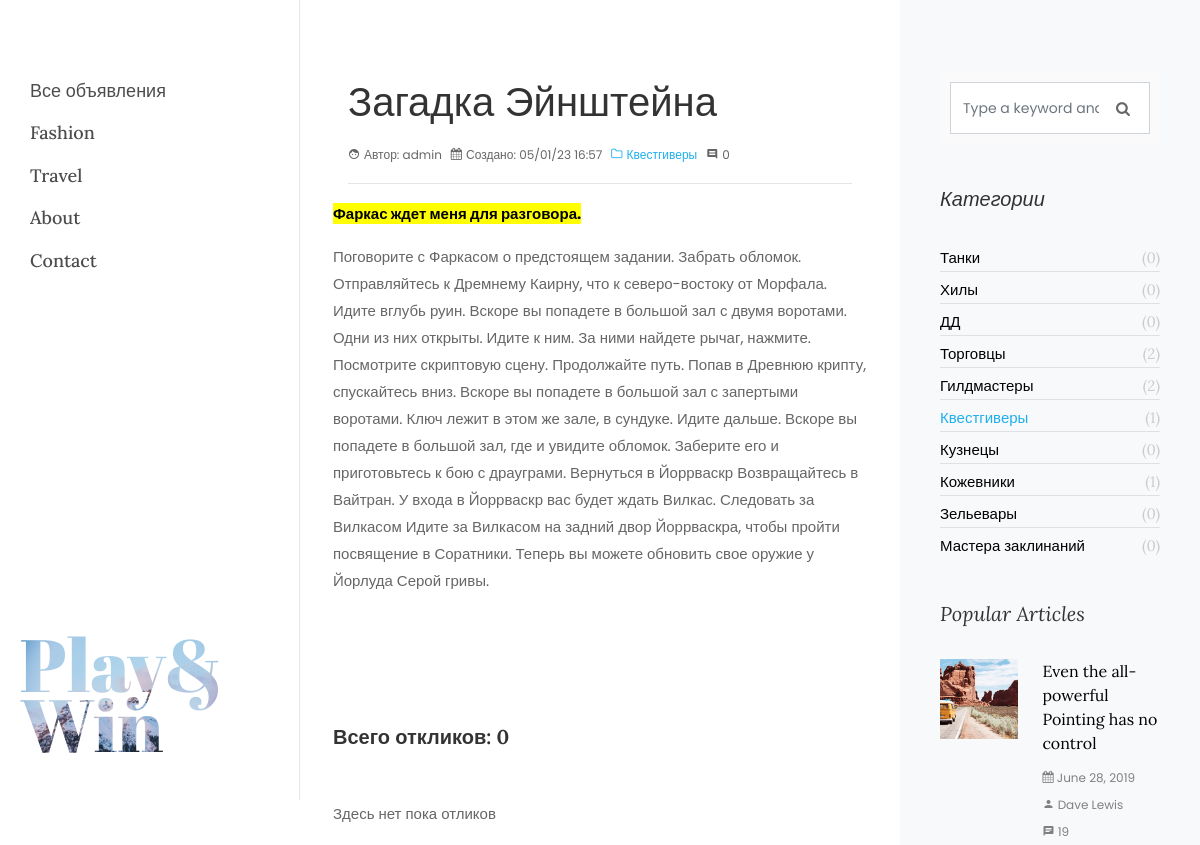
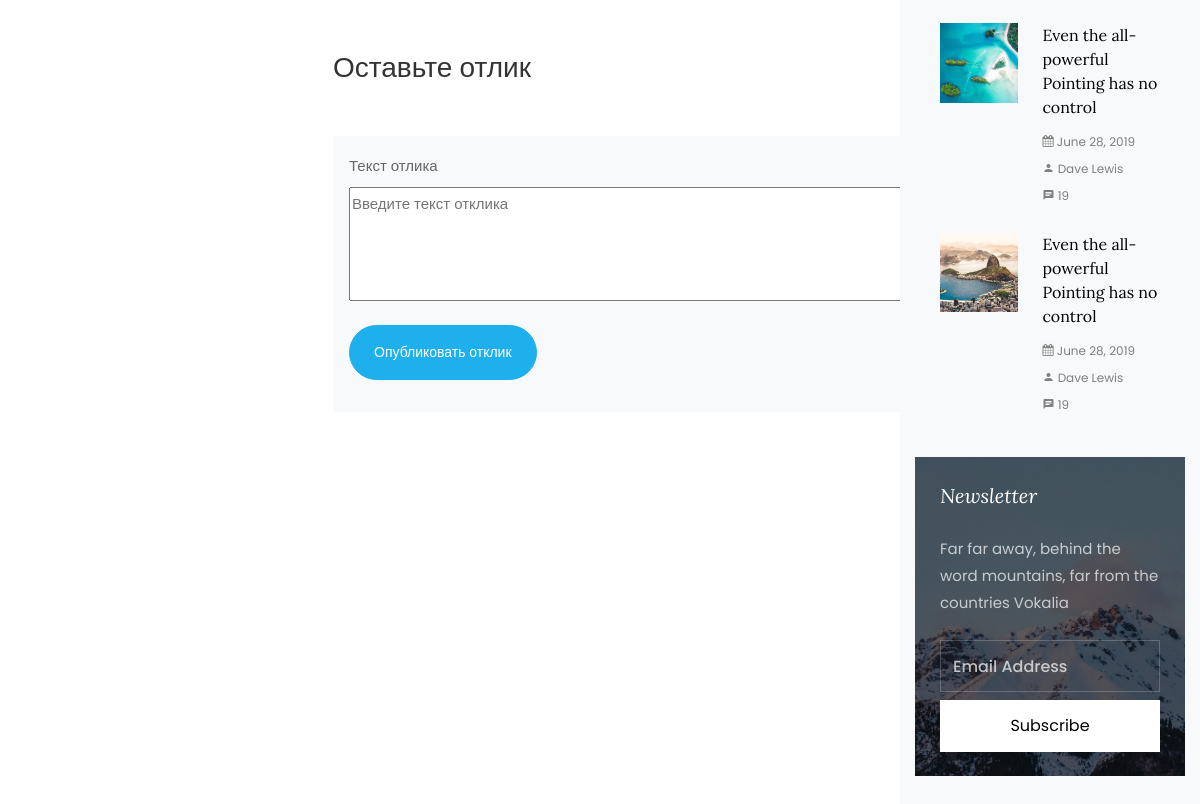
Before: /billboard/announcements/6 with the older database file (2 pictures, top to bottom).
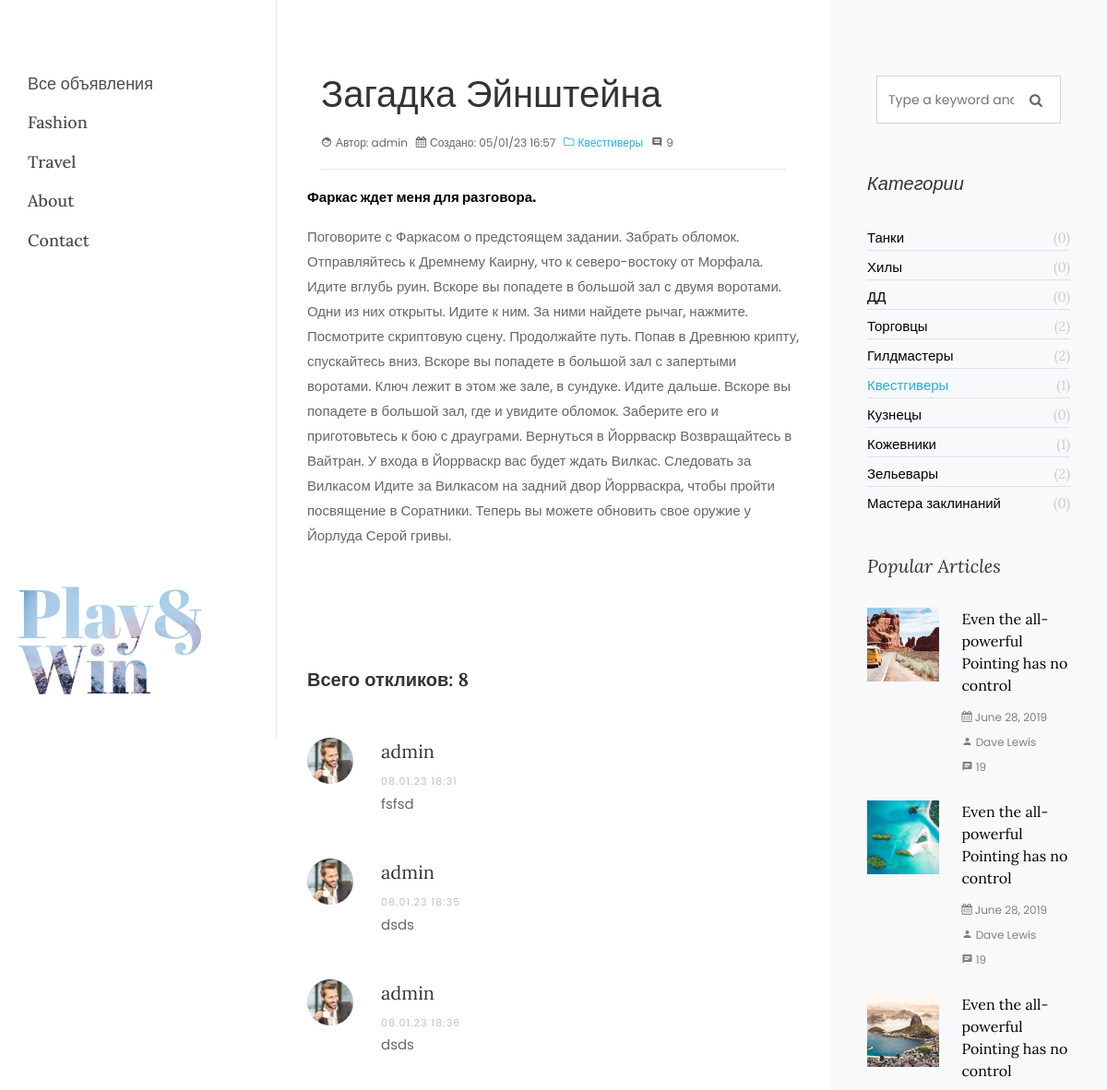
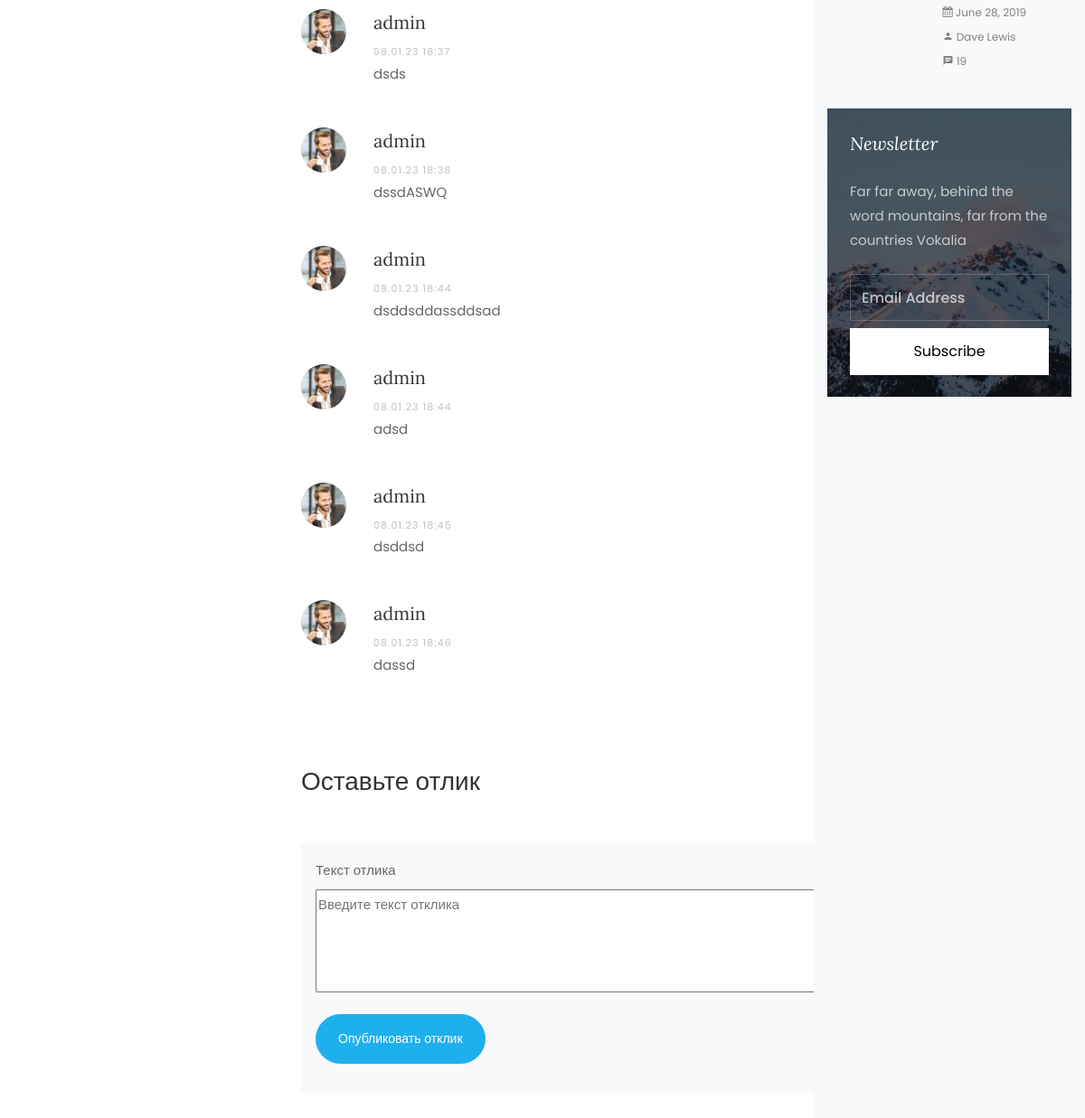
After: the same page with the newer database file (2 pictures, top to bottom).
### billboard/models.py (models this page shows, shortened)
class Announcement(models.Model):
    title = models.CharField(max_length=254,
                             unique=True,
                             db_index=True,
                             verbose_name='Заголовок')
    content = RichTextUploadingField(validators=[MinLengthValidator(4)],
                                     verbose_name='Содержание')
    is_published = models.BooleanField(default=True,
                                       verbose_name='Публикация')
    time_create = models.DateTimeField(auto_now_add=True,
                                       verbose_name='Дата создания')
    time_update = models.DateTimeField(auto_now=True,
                                       verbose_name='Дата редактирования')
    category = models.ForeignKey(to='Category',
                                 on_delete=models.CASCADE,
                                 related_name='cat_announcements',
                                 verbose_name='Категория')
    author_ann = models.ForeignKey(to=User,
                                   on_delete=models.SET('Lost(deleted) Stranger'),
                                   related_name='auth_announcements',
                                   verbose_name='Автор объявлений')
    num_replies = models.IntegerField(default=0, verbose_name='Количество откликов')
    class Meta:
        verbose_name = 'Объявления'
        verbose_name_plural = 'Объявления'

class Category(models.Model):
    catname = models.CharField(max_length=64,
                               unique=True,
                               verbose_name='Категория')
    slug = models.SlugField(max_length=64,
                            unique=True,
                            db_index=True,
                            verbose_name='URL',
                            null=True)
    def __str__(self):
        return f'{self.catname}'
    class Meta:
        verbose_name = 'Категория'
        verbose_name_plural = 'Категории'

class Reply(models.Model):
    announcement = models.ForeignKey(to=Announcement,
                                     related_name='replies',
                                     on_delete=models.CASCADE)
    content = models.TextField(validators=[MinLengthValidator(4)],
                               verbose_name='Содержание')
    time_create = models.DateTimeField(auto_now_add=True,
                                       verbose_name='Дата создания')
    time_update = models.DateTimeField(auto_now=True,
                                       verbose_name='Дата редактирования')
    author_repl = models.ForeignKey(to=User,
                                    on_delete=models.SET('Lost(deleted) Stranger'),
                                    related_name='auth_replies',
                                    verbose_name='Автор отликов')
    class Meta:
        verbose_name = 'Отлик'
        verbose_name_plural = 'Отлики'

### billboard/views.py (the view, shortened to what this page needs)
# urls.py: path('announcements/<int:pk>', AnnouncementDetail.as_view(), name='announcement_detail'),
class AnnouncementDetail(DetailView, FormMixin):
    model = Announcement
    form_class = ReplyForm
    context_object_name = 'announcement_detail'
    template_name = 'billboard/announcement_detail.html'
    def get_context_data(self, **kwargs):
        context = super().get_context_data()
        context['category_selected'] = self.object.category.id
        context['replies'] = self.object.replies.all()
        return context

### billboard/forms.py
class ReplyForm(forms.ModelForm):
    content = forms.CharField(min_length=4,
                              label='Текст отлика',
                              widget=forms.Textarea(attrs={'placeholder': 'Введите текст отклика',
                                                           'rows': '4',
                                                           'cols': '85%'
                                                           }
                                                    )
                              )
    class Meta:
        model = Reply
        fields = ['content']

### billboard/templatetags/custom_tags.py (called while the page is built)
@register.simple_tag()
def get_categories():
    categories = Category.objects.all()
    return categories

### billboard/templates/billboard/announcement_detail.html (shortened to what this page needs)
{% extends 'flatpages/base.html' %}
{% load static %}
{% block announcement %}
    <div class="col-md-12">
        <h1 class="mb-2">{{ announcement_detail.title }}</h1>
        <div class="meta-wrap">
            <p class="meta">
                <span style="font-size: 12px; margin-right: 5px"><i class="icon-face mr-1"></i>Автор: {{ announcement_detail.author_ann }}</span>
                <span style="font-size: 12px; margin-right: 5px"><i class="icon-calendar mr-1"></i>{% if isupdated %}Обновлено{% else %}Создано{% endif %}: {{ announcement_detail.time_create|date:'d/m/y H:i' }}</span>
                <span style="font-size: 12px; margin-right: 5px"><a href="#"><i class="icon-folder-o mr-1"></i>{{ announcement_detail.category }}</a></span>
                <span style="font-size: 12px; margin-right: 5px"><i class="icon-comment2 mr-1" title="Отлики"></i>{{ announcement_detail.replies.all.count }}</span>
            </p>
            <hr>
        </div>
    </div>
    <p>{{ announcement_detail.content|safe|linebreaks }}</p>
    <div class="pt-5 mt-5">
        <h5 class="mb-5 font-weight-bold">Всего откликов: {{ announcement_detail.num_replies }}</h5>
        <ul class="comment-list">
            {% for reply in replies %}
              <li class="comment">
                    <div class="vcard bio">
                      <img src="{% static 'billboard/images/person_1.jpg' %}" alt="Image placeholder">
                    </div>
                <div class="comment-body">
                  <h5>{{ reply.author_repl }}</h5>
                  <div class="meta">{{ reply.time_update|date:'d.m.y H:i' }}</div>
                  <p>{{ reply.content }}</p>
                </div>
              </li>
            {% empty %}
                <div class="comment-body">
                  <p>Здесь нет пока отликов</p>
                </div>
            {% endfor %}
		              </ul>
          <div class="comment-form-wrap pt-5">
            <h3 class="mb-5">Оставьте отлик</h3>
            <form action="#" class="p-3 p-md-5 bg-light" method="post">{% csrf_token %}
              <div class="form-group">
                <label for="{{ form.content.id_for_label }}">{{form.content.label}}</label>
                  {{ form.content }}
              </div>
              <div class="form-group">
                <input type="submit" value="Опубликовать отклик" class="btn py-3 px-4 btn-primary btn-sm">
              </div>
            </form>
          </div>
        </div>
{% endblock announcement %}

### billboard/templates/flatpages/base.html (shortened to what this page needs)
{% load static %}
{% load custom_tags %}
{% get_categories as categories %}
<!DOCTYPE html>
<html lang="en">
  <head>
    <link rel="stylesheet" href="{% static 'billboard/css/open-iconic-bootstrap.min.css' %}">
    <link rel="stylesheet" href="{% static 'billboard/css/animate.css' %}">
    <link rel="stylesheet" href="{% static 'billboard/css/owl.carousel.min.css' %}">
    <link rel="stylesheet" href="{% static 'billboard/css/owl.theme.default.min.css' %}">
    <link rel="stylesheet" href="{% static 'billboard/css/magnific-popup.css' %}">
    <link rel="stylesheet" href="{% static 'billboard/css/aos.css' %}">
    <link rel="stylesheet" href="{% static 'billboard/css/ionicons.min.css' %}">
    <link rel="stylesheet" href="{% static 'billboard/css/bootstrap-datepicker.css' %}">
    <link rel="stylesheet" href="{% static 'billboard/css/jquery.timepicker.css' %}">
    <link rel="stylesheet" href="{% static 'billboard/css/flaticon.css' %}">
    <link rel="stylesheet" href="{% static 'billboard/css/icomoon.css' %}">
    <link rel="stylesheet" href="{% static 'billboard/css/style.css' %}">
  </head>
  <body>
	<div id="colorlib-page">
		<aside id="colorlib-aside" role="complementary" class="js-fullheight">
			<nav id="colorlib-main-menu" role="navigation">
				<ul>
					<li {% if list_selected %}
                            class="colorlib-active"><a href="">
                        {% else %}
                            ><a href="{% url 'announcement_list' %}">
                        {% endif %}Все объявления</a>
                    </li>
					<li><a href="fashion.html">Fashion</a></li>
					<li><a href="travel.html">Travel</a></li>
					<li><a href="about.html">About</a></li>
					<li><a href="contact.html">Contact</a></li>
				</ul>
			</nav>
			<div class="colorlib-footer">
				<h1 id="colorlib-logo" class="mb-4"><a href="base.html" style="background-image: url({% static 'billboard/images/bg_1.jpg' %});">Play&<span>Win</span></a></h1>
			</div>
		</aside>
		<div id="colorlib-main">
			<section class="ftco-section ftco-no-pt ftco-no-pb">
	    	<div class="container">
	    		<div class="row d-flex">
	    			<div class="col-xl-8 py-5 px-md-5">
	    				<div class="row pt-md-4">
                                {% block announcement %}
                                {% endblock announcement %}
			    		</div>
			    	    </div>
	    			<div class="col-xl-4 sidebar ftco-animate bg-light pt-5">
	            <div class="sidebar-box pt-md-4">
	              <form action="#" class="search-form">
	                <div class="form-group">
	                  <span class="icon icon-search"></span>
	                  <input type="text" class="form-control" placeholder="Type a keyword and hit enter">
	                </div>
	              </form>
	            </div>
	            <div class="sidebar-box ftco-animate">
	            	<h3 class="sidebar-heading">Категории</h3>
	              <ul class="categories">
                  {% for category in categories %}
                          {% if category_selected == category.pk %}
                          <li><a style="color: #1eafed; font-family: Lora, Arial, serif">{{ category }}<span>({{ category.cat_announcements.all.count }})</span></a></li>
                      {% else %}
                          <li><a style="font-family: Lora, Arial, serif" href="{% url 'announcement_by_category' pk=category.pk %}">{{ category }}<span>({{ category.cat_announcements.all.count }})</span></a></li>
                      {% endif %}
                  {% endfor %}
	              </ul>
	            </div>
	            <div class="sidebar-box ftco-animate">
	              <h3 class="sidebar-heading">Popular Articles</h3>
	              <div class="block-21 mb-4 d-flex">
	                <a class="blog-img mr-4" style="background-image: url({% static 'billboard/images/image_1.jpg' %});"></a>
	                <div class="text">
	                  <h3 class="heading"><a href="#">Even the all-powerful Pointing has no control</a></h3>
	                  <div class="meta">
	                    <div><a href="#"><span class="icon-calendar"></span> June 28, 2019</a></div>
	                    <div><a href="#"><span class="icon-person"></span> Dave Lewis</a></div>
	                    <div><a href="#"><span class="icon-chat"></span> 19</a></div>
	                  </div>
	                </div>
	              </div>
	              <div class="block-21 mb-4 d-flex">
	                <a class="blog-img mr-4" style="background-image: url({% static 'billboard/images/image_2.jpg' %});"></a>
	                <div class="text">
	                  <h3 class="heading"><a href="#">Even the all-powerful Pointing has no control</a></h3>
	                  <div class="meta">
	                    <div><a href="#"><span class="icon-calendar"></span> June 28, 2019</a></div>
	                    <div><a href="#"><span class="icon-person"></span> Dave Lewis</a></div>
	                    <div><a href="#"><span class="icon-chat"></span> 19</a></div>
	                  </div>
	                </div>
	              </div>
	              <div class="block-21 mb-4 d-flex">
	                <a class="blog-img mr-4" style="background-image: url({% static 'billboard/images/image_3.jpg' %});"></a>
	                <div class="text">
	                  <h3 class="heading"><a href="#">Even the all-powerful Pointing has no control</a></h3>
	                  <div class="meta">
	                    <div><a href="#"><span class="icon-calendar"></span> June 28, 2019</a></div>
	                    <div><a href="#"><span class="icon-person"></span> Dave Lewis</a></div>
	                    <div><a href="#"><span class="icon-chat"></span> 19</a></div>
	                  </div>
	                </div>
	              </div>
	            </div>
							<div class="sidebar-box subs-wrap img py-4" style="background-image: url({% static 'billboard/images/bg_1.jpg' %});">
								<div class="overlay"></div>
								<h3 class="mb-4 sidebar-heading">Newsletter</h3>
								<p class="mb-4">Far far away, behind the word mountains, far from the countries Vokalia</p>
	              <form action="#" class="subscribe-form">
	                <div class="form-group">
	                  <input type="text" class="form-control" placeholder="Email Address">
	                  <input type="submit" value="Subscribe" class="mt-2 btn btn-white submit">
	                </div>
	              </form>
	            </div>
	          </div>
	    		</div>
	    	</div>
	    </section>
		</div>
	</div>
  </body>
</html>

### billboard/static/billboard/css/icomoon.css (style rules this page uses)
[class^="icon-"], [class*=" icon-"] { font-family: 'icomoon' !important; speak: none; font-style: normal; font-weight: normal; font-variant: normal; text-transform: none; line-height: 1; -webkit-font-smoothing: antialiased; -moz-osx-font-smoothing: grayscale; }
.icon-search:before { content: "\f002"; }
.icon-calendar:before { content: "\f073"; }
.icon-folder-o:before { content: "\f114"; }
.icon-chat:before { content: "\e0b7"; }
.icon-comment2:before { content: "\e0b9"; }
.icon-face:before { content: "\e87c"; }
.icon-person:before { content: "\e7fd"; }

Changed rows visible on the page:
changed Announcement "Загадка Эйнштейна": replies.all.count "0" → "9"; num_replies "0" → "8"
added Reply: author_repl "admin", time_update "08.01.23 18:31", content "fsfsd"
added Reply: author_repl "admin", time_update "08.01.23 18:35", content "dsds"
added Reply: author_repl "admin", time_update "08.01.23 18:36", content "dsds"
added Reply: author_repl "admin", time_update "08.01.23 18:37", content "dsds"
added Reply: author_repl "admin", time_update "08.01.23 18:38", content "dssdASWQ"
added Reply: author_repl "admin", time_update "08.01.23 18:44", content "dsddsddassddsad"
added Reply: author_repl "admin", time_update "08.01.23 18:44", content "adsd"
added Reply: author_repl "admin", time_update "08.01.23 18:45", content "dsddsd"
added Reply: author_repl "admin", time_update "08.01.23 18:46", content "dassd"
computed for Category "Зельевары": cat_announcements.all.count "0" → "2"
Other visible differences:
text no longer shown: "Здесь нет пока отликов"
